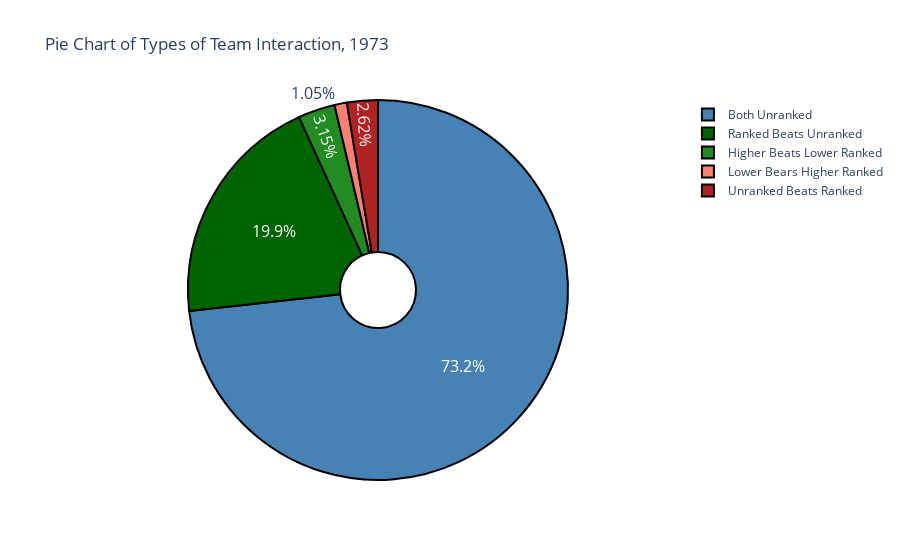

Source (notebook cell):
### Code cell
plot_pie(1973)

### Figure 1 — Plotly figure (JSON) as saved in the notebook; plotly's stock layout.template omitted (floating-point values rounded to 4 significant figures)
{"data": [{"direction": "clockwise", "hole": 0.2, "hoverinfo": "label+value", "labels": ["Both Unranked", "Ranked Beats Unranked", "Higher Beats Lower Ranked", "Lower Bears Higher Ranked", "Unranked Beats Ranked"], "marker": {"colors": ["steelblue", "darkgreen", "forestgreen", "salmon", "firebrick"], "line": {"color": "#000000", "width": 2}}, "sort": false, "textfont": {"size": 16}, "textinfo": "percent", "type": "pie", "values": [0.7323, 0.1995, 0.0315, 0.0105, 0.02625]}], "layout": {"title": {"text": "Pie Chart of Types of Team Interaction, 1973"}}}
